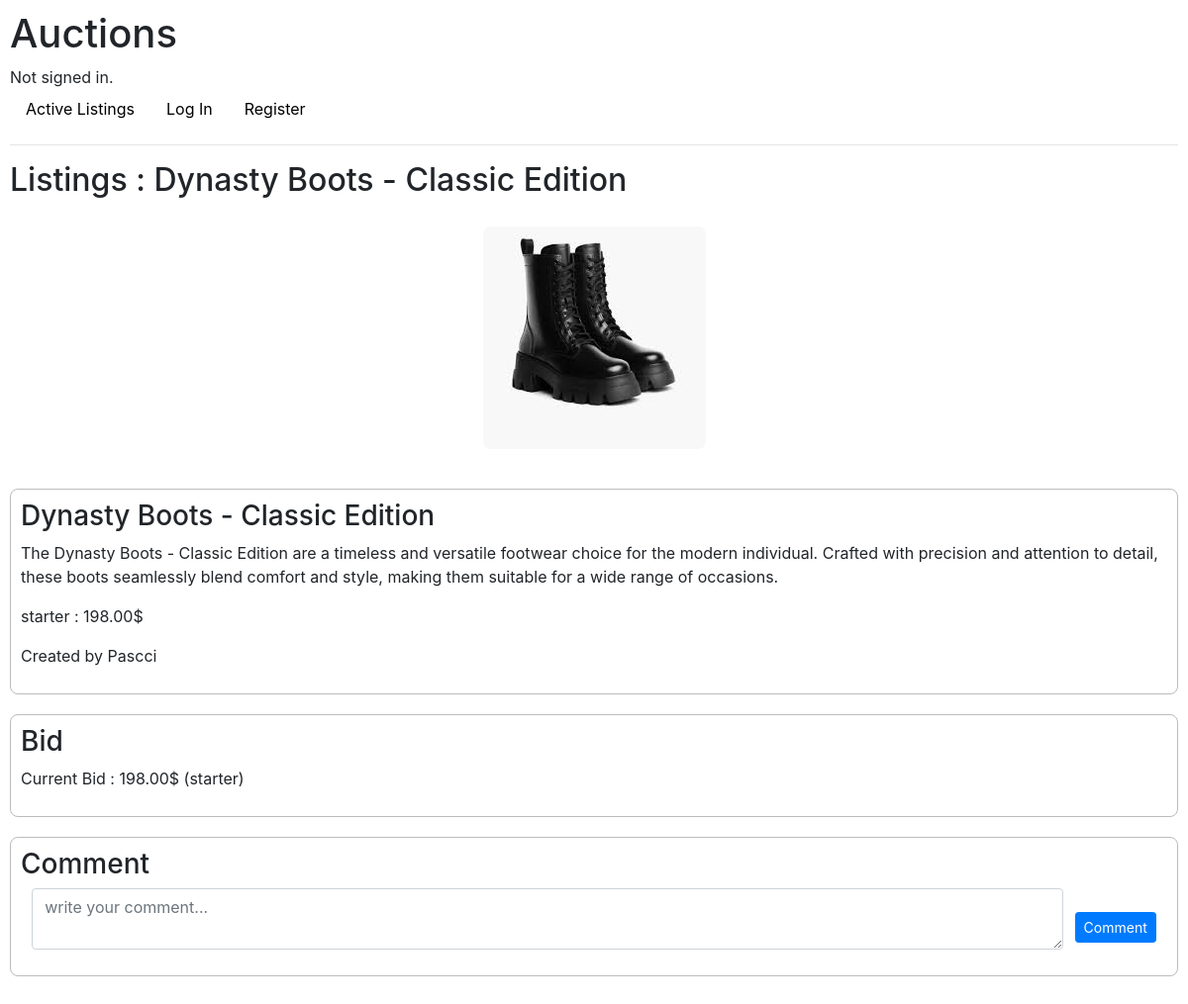
Before: /listings/2 with the older database file.
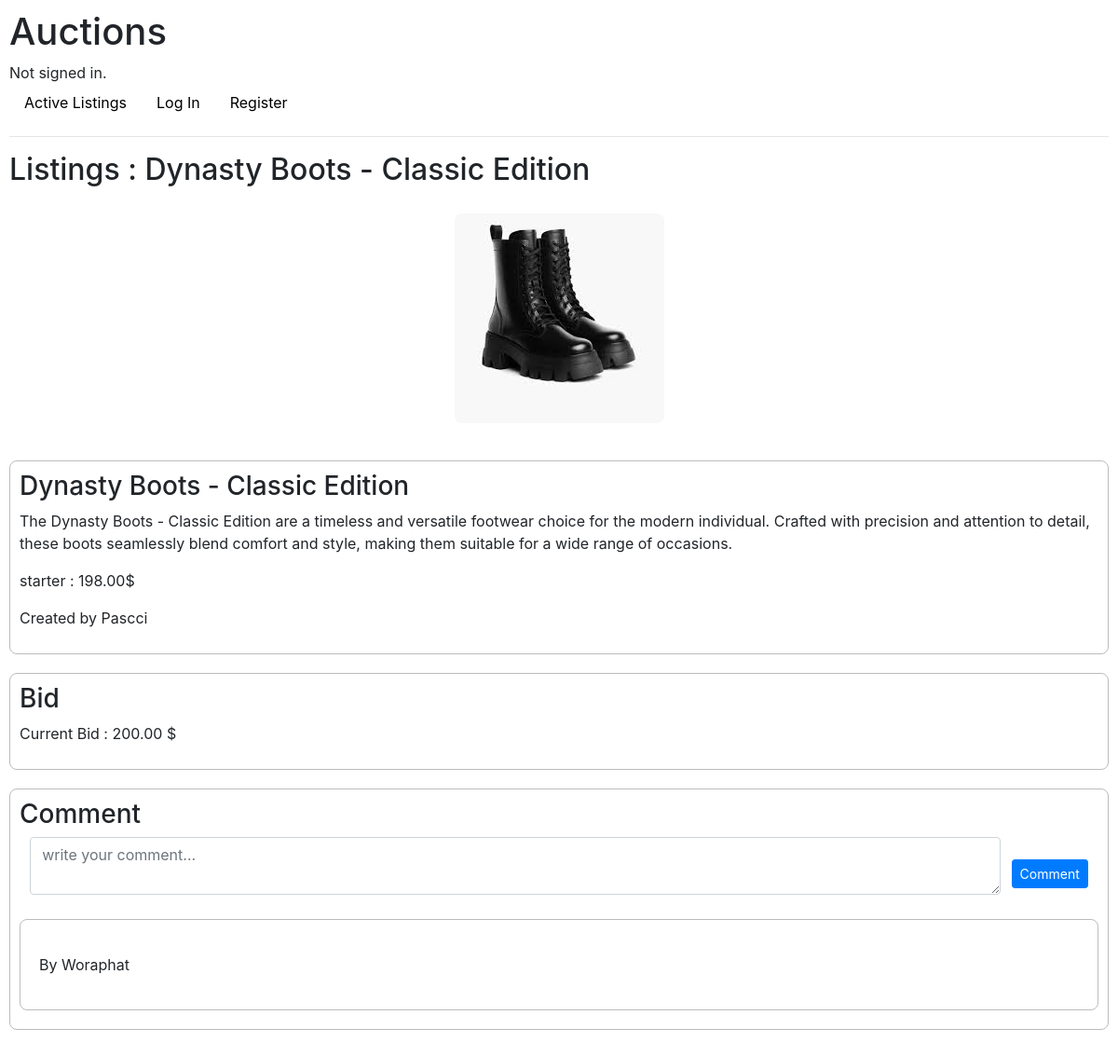
After: the same page with the newer database file.
### auctions/models.py (models this page shows, shortened)
class Listing(models.Model):
    title = models.CharField(max_length=100, blank=False, null=False)
    description = models.TextField()
    starting_bid = models.DecimalField(max_digits=10, decimal_places=2)
    image = models.ImageField(upload_to='images/', blank=True)
    user = models.ForeignKey(User, on_delete=models.CASCADE, related_name='user')
    active = models.BooleanField(default=True)

class User(AbstractUser):
    password = models.CharField(max_length=100)
    email = models.EmailField(max_length=100)
    watchlist = models.ManyToManyField('Listing', blank=True, related_name='watchlist')
    def __str__(self):
        return f"{self.username}"

class Bid(models.Model):
    bid = models.DecimalField(max_digits=10, decimal_places=2, blank=False, null=False)
    user = models.ForeignKey(User, on_delete=models.CASCADE, related_name='bid_user')
    listing = models.ForeignKey(Listing, on_delete=models.CASCADE, related_name='bid_listing')

class Comment(models.Model):
    comment = models.TextField(blank=False, null=False)
    user = models.ForeignKey(User, on_delete=models.CASCADE, related_name='comment_user')
    listing = models.ForeignKey(Listing, on_delete=models.CASCADE, related_name='comment_listing')

### auctions/views.py (the view)
# urls.py: path("listings/<int:listing_id>", views.listings, name="listings"),
def listings(request, listing_id):
    bid = Bid.objects.filter(listing=listing_id).last()
    listing = Listing.objects.get(id=listing_id)
    comments = Comment.objects.filter(listing=listing)
    if request.user.is_authenticated:
        user = User.objects.get(username=request.user)
        if listing.user == user:
            return render(request, "auctions/listings.html", {
                "listing": listing,
                "comments": comments,
                "watchlist": user.watchlist.all(),
                "user": user,
                "bid": bid
            })
        else:
            return render(request, "auctions/listings.html", {
                "listing": listing,
                "comments": comments,
                "watchlist": user.watchlist.all(),
                "user": user,
                "bid": bid
            })
    else:
        return render(request, "auctions/listings.html", {
            "listing": listing,
            "comments": comments,
            "bid": bid
        })

### auctions/templates/auctions/listings.html (shortened to what this page needs)
{% extends "auctions/layout.html" %}
{% block body %}
    <h2>Listings : {{ listing.title }}</h2>
    <div class="listing-img-box"><img class="listing-image" src="{{listing.image.url}}" alt="Image"></div>
    <div class="listing-details">
        <h3>{{ listing.title }}</h3>
        <p>{{ listing.description }}</p>
        <p>starter : {{ listing.starting_bid }}$</p>
        <p>Created by {{ listing.user }}</p>
    </div>
    <div class="bid-box">
        <h3>Bid</h3>
        {% if not listing.active%}
            {% if bid %}
                <p>Winner : {{ bid.user }}</p>
                <p>Winning Bid : {{ bid.bid }} $</p>
            {% else %}
                <p>Closed : no bids</p>
            {% endif %}
        {% else %}
            {% if bid %}
                <p>Current Bid : {{ bid.bid }} $</p>
            {% else %}
                <p>Current Bid : {{ listing.starting_bid }}$ (starter)</p>
            {% endif %}
        {% endif %}
    </div>
    <div class="comment-box">
        <h3>Comment</h3>
        <form action="{% url 'comment' listing.id %}" method="post" class="comment-form">
            <div class="form-group comment-textarea">
                <textarea required class="form-control" type="text" name="comment" placeholder="write your comment..."></textarea>
            </div>
            <div>
                <input class="btn btn-primary btn-sm" type="submit" value="Comment">
            </div>
        </form>
        {% for comment in comments %}
            <div class="comment">
                <p>By {{ comment.user }}</p>
            </div>
        {% endfor %}
    </div>
{% endblock %}

Changed rows visible on the page:
shown differently, row unchanged: Listing "Dynasty Boots - Classic Edition": starting_bid "198.00" → (not shown)
added Bid: bid "200.00"
added Comment: user "Woraphat"
Other visible differences:
text no longer shown: "$ (starter)"
